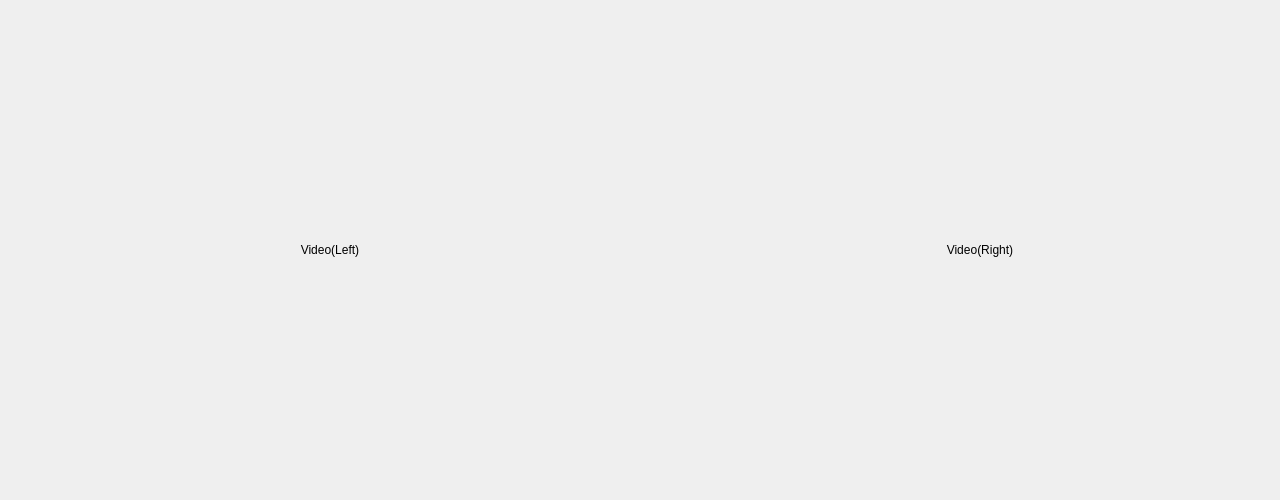
<?xml version="1.0" encoding="UTF-8"?>
<ui version="4.0">
 <class>Video</class>
 <widget class="QMainWindow" name="Video">
  <property name="geometry">
   <rect>
    <x>0</x>
    <y>0</y>
    <width>1280</width>
    <height>500</height>
   </rect>
  </property>
  <property name="minimumSize">
   <size>
    <width>1280</width>
    <height>500</height>
   </size>
  </property>
  <property name="maximumSize">
   <size>
    <width>1280</width>
    <height>500</height>
   </size>
  </property>
  <property name="windowTitle">
   <string>Video</string>
  </property>
  <property name="windowIcon">
   <iconset resource="image.qrc">
    <normaloff>:/Image/Image/logo.PNG</normaloff>:/Image/Image/logo.PNG</iconset>
  </property>
  <widget class="QWidget" name="centralwidget">
   <property name="minimumSize">
    <size>
     <width>1270</width>
     <height>500</height>
    </size>
   </property>
   <property name="maximumSize">
    <size>
     <width>660</width>
     <height>500</height>
    </size>
   </property>
   <widget class="QLabel" name="LB_Video_Left">
    <property name="geometry">
     <rect>
      <x>10</x>
      <y>10</y>
      <width>640</width>
      <height>480</height>
     </rect>
    </property>
    <property name="text">
     <string>Video(Left)</string>
    </property>
    <property name="alignment">
     <set>Qt::AlignCenter</set>
    </property>
   </widget>
   <widget class="QLabel" name="LB_Video_Right">
    <property name="geometry">
     <rect>
      <x>660</x>
      <y>10</y>
      <width>640</width>
      <height>480</height>
     </rect>
    </property>
    <property name="text">
     <string>Video(Right)</string>
    </property>
    <property name="alignment">
     <set>Qt::AlignCenter</set>
    </property>
   </widget>
  </widget>
 </widget>
 <resources>
  <include location="image.qrc"/>
 </resources>
 <connections/>
</ui>
